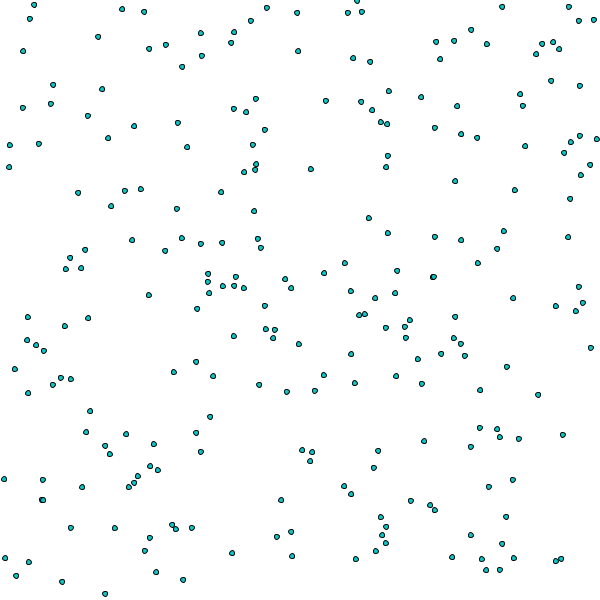
Frame 1 (no input)
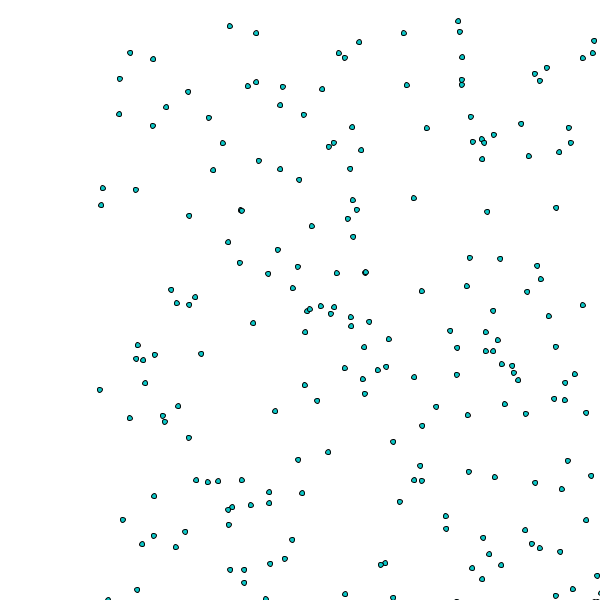
Frame 60 (the mouse pressed at the canvas centre just before this capture)
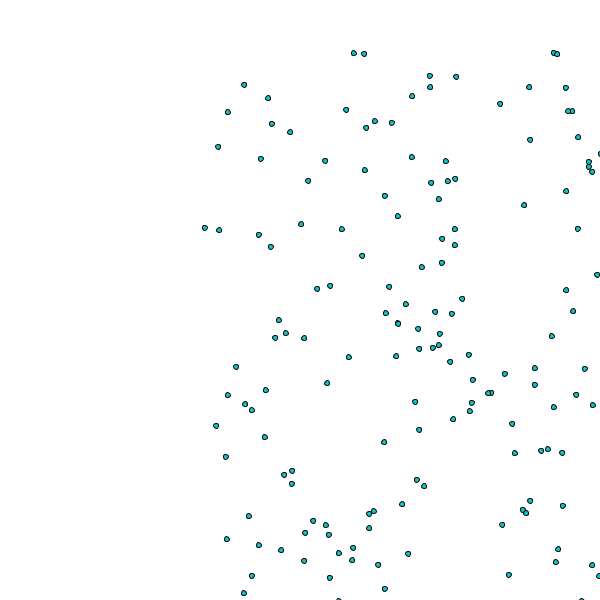
Frame 120 (the mouse held since frame 60 and released just before this capture)

The Processing sketch that drew these frames (run headless with seeded random() and noise(); from frame 60 on, the mouse is pressed at the canvas centre):

// Processing sketch: processing_117653
// ── processing_117653.pde

//This code has been derived from the ARC8068 Lecture 2.
//The aim is to achieve the first task given in the lecture
//The task is increasing number of cells, changing their speed and 
//giving them a tendency to move toward one direction.



Cell[] myCells = new Cell[250];


void setup(){
  
  size(600,600);  //or I can increase the screen size, as well
  
  for (int i=0; i<myCells.length; i++){
    myCells[i]=new Cell();  
    
  }
  

frameRate(10);  
  
}

void draw(){
  
  background(255);
  for(int i=0; i<myCells.length; i++){
     
  
  myCells[i].display();
  myCells[i].update();
  
  
}
}
// This tab defines the behaviour of the cells.
// Or I call this new tab DNA page of the cell.

class Cell{
  
  
  float s= 1;   // This allows me to see an individual cell in bigger size on the screen, to observe the behaviour.
  float xlocation, ylocation; // Starting point on matrix
  float dia; //dimention
  float cellred, cellgreen, cellblue; //Color definitions combined in one line
  float lineweight; //stroke...
  boolean isseed; //whether the cell is seed or just independent one... (at this stage, I am not exactly sure what is this for)
  
  
  Cell(){    //define the parameters
    
    xlocation=random(0,600);    // I want cell to appear in random points
    ylocation=random(0,600);
    dia=5*s;  // This is the parameter I made cells smaller /////s = scale
    isseed =false;  //Again, just keeping it. Do not know what its purpose
    cellred=10;
    cellgreen=200;
    cellblue=200;
    lineweight=0.5;
    
  }
  
  void display(){    // First function created to make cells visible on screen
    
    stroke(lineweight);
    fill(cellred,cellgreen,cellblue);
    ellipse(xlocation,ylocation,dia,dia);
    
  
}

  void update(){        //Funtion to give cells motion. And I will make my intervention here to change the speed as well as the frame rate.
    
   
    xlocation=xlocation+random(-0.5,4);
    ylocation=ylocation+random(-2,3);
    
    // In original code, since increasement is define equally in x and y directions, all indivudial cells show a neutral behaviour.
    //In case I change the difference in increasement between x and y marigins, I will achieve to give cells tendency in one direction.
    //To do this, I set the number of cells to 1, and observed the behaviour of cell in bigger size, first.

}
}
